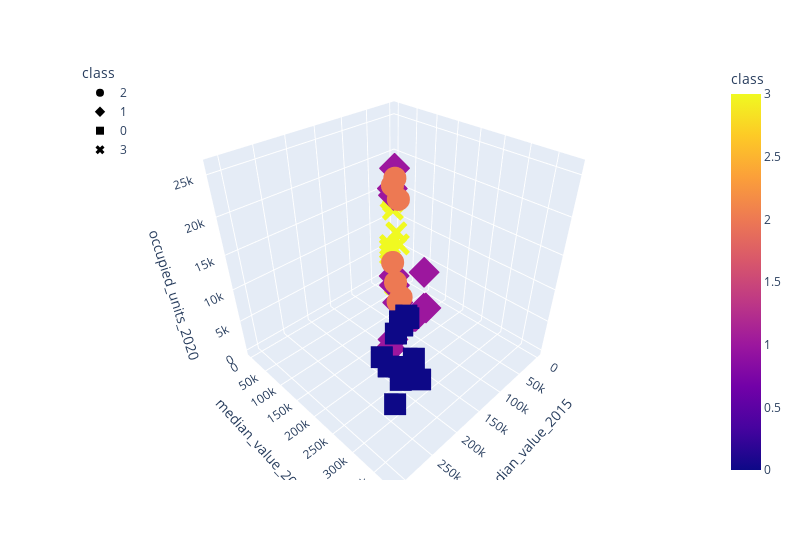

Notebook code cell kept with this figure:
### Code cell
fig = px.scatter_3d(
    four_clusters,
    x="median_value_2015",
    y="median_value_2020",
    z="occupied_units_2020",
    color="class",
    symbol="class",
    width=800,
)
fig.update_layout(legend=dict(x=0, y=1))
fig.show()

### Figure 1 — Plotly figure (JSON) as saved in the notebook; plotly's stock layout.template omitted (floating-point values rounded to 4 significant figures; data arrays with more than 128 entries replaced by an {"elided": "..."} marker saying what was removed)
{"data": [{"hovertemplate": "class=%{marker.color}<br>median_value_2015=%{x}<br>median_value_2020=%{y}<br>occupied_units_2020=%{z}<extra></extra>", "legendgroup": "2", "marker": {"color": {"elided": "717 int values"}, "coloraxis": "coloraxis", "symbol": "circle"}, "mode": "markers", "name": "2", "scene": "scene", "showlegend": true, "type": "scatter3d", "x": {"elided": "717 int values"}, "y": {"elided": "717 int values"}, "z": {"elided": "717 int values"}}, {"hovertemplate": "class=%{marker.color}<br>median_value_2015=%{x}<br>median_value_2020=%{y}<br>occupied_units_2020=%{z}<extra></extra>", "legendgroup": "1", "marker": {"color": {"elided": "619 int values"}, "coloraxis": "coloraxis", "symbol": "diamond"}, "mode": "markers", "name": "1", "scene": "scene", "showlegend": true, "type": "scatter3d", "x": {"elided": "619 int values"}, "y": {"elided": "619 int values"}, "z": {"elided": "619 int values"}}, {"hovertemplate": "class=%{marker.color}<br>median_value_2015=%{x}<br>median_value_2020=%{y}<br>occupied_units_2020=%{z}<extra></extra>", "legendgroup": "0", "marker": {"color": {"elided": "500 int values"}, "coloraxis": "coloraxis", "symbol": "square"}, "mode": "markers", "name": "0", "scene": "scene", "showlegend": true, "type": "scatter3d", "x": {"elided": "500 int values"}, "y": {"elided": "500 int values"}, "z": {"elided": "500 int values"}}, {"hovertemplate": "class=%{marker.color}<br>median_value_2015=%{x}<br>median_value_2020=%{y}<br>occupied_units_2020=%{z}<extra></extra>", "legendgroup": "3", "marker": {"color": {"elided": "271 int values"}, "coloraxis": "coloraxis", "symbol": "x"}, "mode": "markers", "name": "3", "scene": "scene", "showlegend": true, "type": "scatter3d", "x": {"elided": "271 int values"}, "y": {"elided": "271 int values"}, "z": {"elided": "271 int values"}}], "layout": {"coloraxis": {"colorbar": {"title": {"text": "class"}}, "colorscale": [[0, "#0d0887"], [0.1111, "#46039f"], [0.2222, "#7201a8"], [0.3333, "#9c179e"], [0.4444, "#bd3786"], [0.5556, "#d8576b"], [0.6667, "#ed7953"], [0.7778, "#fb9f3a"], [0.8889, "#fdca26"], [1, "#f0f921"]]}, "legend": {"title": {"text": "class"}, "tracegroupgap": 0, "x": 0, "y": 1}, "margin": {"t": 60}, "scene": {"domain": {"x": [0, 1], "y": [0, 1]}, "xaxis": {"title": {"text": "median_value_2015"}}, "yaxis": {"title": {"text": "median_value_2020"}}, "zaxis": {"title": {"text": "occupied_units_2020"}}}, "width": 800}}
